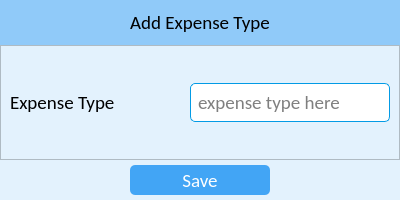
<?xml version="1.0" encoding="UTF-8"?>
<ui version="4.0">
 <class>ExpenseTypeWindow</class>
 <widget class="QMainWindow" name="ExpenseTypeWindow">
  <property name="geometry">
   <rect>
    <x>0</x>
    <y>0</y>
    <width>400</width>
    <height>200</height>
   </rect>
  </property>
  <property name="minimumSize">
   <size>
    <width>400</width>
    <height>200</height>
   </size>
  </property>
  <property name="maximumSize">
   <size>
    <width>400</width>
    <height>200</height>
   </size>
  </property>
  <property name="windowTitle">
   <string>Expense Type</string>
  </property>
  <widget class="QWidget" name="centralwidget">
   <property name="styleSheet">
    <string notr="true">* {
	background-color: #e3f2fd;
}

#label {
	background-color: #90caf9;
	padding: 10px;
}

#bottom_widget {
	background-color: #b3e5fc;
}

QPushButton {
	background-color: #42a5f5;
	border-radius: 5px;
	color: #fff;
	margin: 5px;
}

#btn_cancel {
	background-color: #cfd8dc;
	border-radius: 5px;
	color: #fff;
}

QLineEdit {
	background-color: #fff;
	border-radius: 5px;
	border: 1px solid #039be5;
	padding: 5px 5px;
}
</string>
   </property>
   <layout class="QVBoxLayout" name="verticalLayout">
    <property name="spacing">
     <number>0</number>
    </property>
    <property name="leftMargin">
     <number>0</number>
    </property>
    <property name="topMargin">
     <number>0</number>
    </property>
    <property name="rightMargin">
     <number>0</number>
    </property>
    <property name="bottomMargin">
     <number>0</number>
    </property>
    <item alignment="Qt::AlignTop">
     <widget class="QLabel" name="label">
      <property name="font">
       <font>
        <family>Calibri</family>
        <pointsize>14</pointsize>
       </font>
      </property>
      <property name="text">
       <string>Add Expense Type</string>
      </property>
      <property name="alignment">
       <set>Qt::AlignCenter</set>
      </property>
     </widget>
    </item>
    <item>
     <widget class="QFrame" name="frame">
      <property name="sizePolicy">
       <sizepolicy hsizetype="Preferred" vsizetype="Expanding">
        <horstretch>0</horstretch>
        <verstretch>0</verstretch>
       </sizepolicy>
      </property>
      <property name="frameShape">
       <enum>QFrame::StyledPanel</enum>
      </property>
      <property name="frameShadow">
       <enum>QFrame::Raised</enum>
      </property>
      <layout class="QHBoxLayout" name="horizontalLayout">
       <item>
        <widget class="QLabel" name="label_2">
         <property name="font">
          <font>
           <family>Calibri</family>
           <pointsize>14</pointsize>
          </font>
         </property>
         <property name="text">
          <string>Expense Type</string>
         </property>
        </widget>
       </item>
       <item alignment="Qt::AlignRight">
        <widget class="QLineEdit" name="txt_expense_type">
         <property name="minimumSize">
          <size>
           <width>200</width>
           <height>0</height>
          </size>
         </property>
         <property name="font">
          <font>
           <family>Calibri</family>
           <pointsize>14</pointsize>
          </font>
         </property>
         <property name="placeholderText">
          <string>expense type here</string>
         </property>
        </widget>
       </item>
      </layout>
     </widget>
    </item>
    <item alignment="Qt::AlignHCenter">
     <widget class="QPushButton" name="btn_save">
      <property name="minimumSize">
       <size>
        <width>150</width>
        <height>40</height>
       </size>
      </property>
      <property name="font">
       <font>
        <family>Calibri</family>
        <pointsize>14</pointsize>
       </font>
      </property>
      <property name="text">
       <string>Save</string>
      </property>
      <property name="icon">
       <iconset resource="../resources.qrc">
        <normaloff>:/icons/assets/icons/save.png</normaloff>:/icons/assets/icons/save.png</iconset>
      </property>
      <property name="iconSize">
       <size>
        <width>30</width>
        <height>30</height>
       </size>
      </property>
     </widget>
    </item>
   </layout>
  </widget>
 </widget>
 <resources>
  <include location="../resources.qrc"/>
 </resources>
 <connections/>
</ui>
